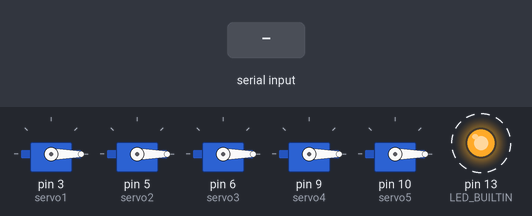
The sketch below on a simulated Arduino Uno, built with avr-gcc and run on an emulated ATmega328P. Shown: 5 × servo, output pins drawn as LEDs (lit = HIGH). Dashed ring = blinking. Inputs (shaded band) come from the test bench. What the sketch prints to the serial monitor is not drawn.

Above: at 1.11 s.
1.3 s: "s90\n" received over Serial
At 1.3 s:
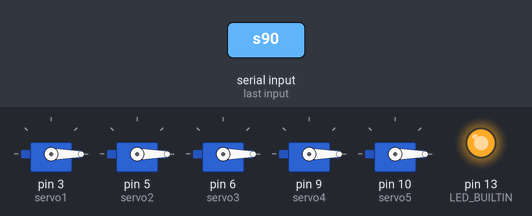
2.8 s: "1,90,45\n" received over Serial
At 3.0 s:
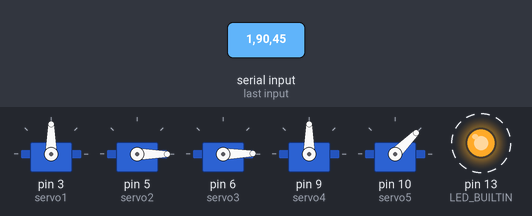
5.8 s: "s,45\n" received over Serial
At 5.8 s:
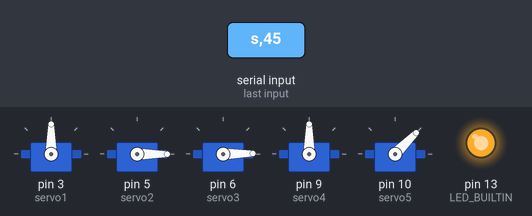
7.3 s: "90,45\n" received over Serial
At 8.5 s:
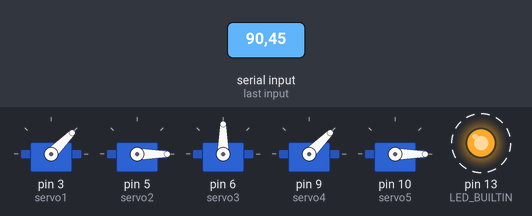
10.3 s: "s" received over Serial
At 10.3 s:
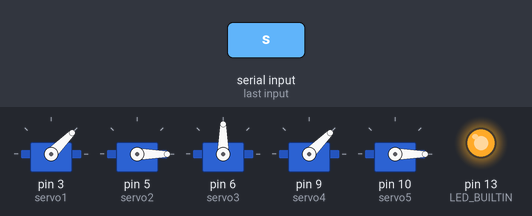
11.8 s: "30,150\n" received over Serial
At 14.0 s:
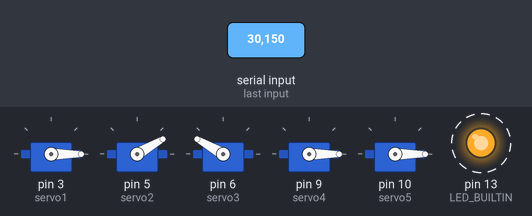
Timing chart, 0 to 15.8 s (numbered marks = the images above; inputs shaded):
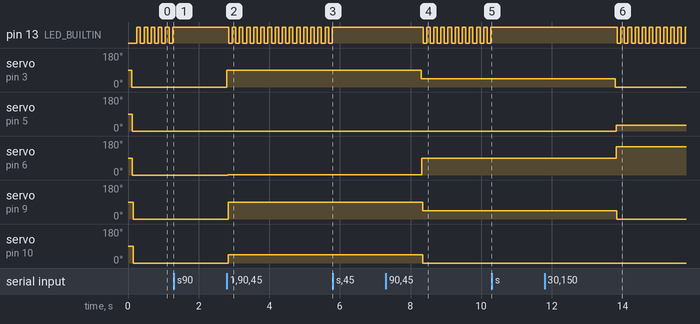

Measured:
- after the input at 1.3 s, pin 13 (LED_BUILTIN): stops changing and stays HIGH
- after the input at 2.8 s, servo on pin 3 (servo1): 0° → 90° after 0.00 s instead of 2.5 s; servo on pin 6 (servo3): 0° → 1° at once; servo on pin 9 (servo4): 0° → 90° at once; servo on pin 10 (servo5): 0° → 45° at once
- after the input at 5.8 s, pin 13 (LED_BUILTIN): stops changing and stays HIGH
- after the input at 7.3 s, servo on pin 3 (servo1): 90° → 45° after 1.0 s instead of 2.5 s; servo on pin 6 (servo3): 1° → 90° after 1.0 s; servo on pin 9 (servo4): 90° → 45° after 1.0 s; servo on pin 10 (servo5): 45° → 0° after 1.0 s instead of 2.5 s
- after the input at 10.3 s, pin 13 (LED_BUILTIN): stops changing and stays HIGH
- after the input at 11.8 s, servo on pin 3 (servo1), servo on pin 9 (servo4): 45° → 0° after 2.0 s instead of 3.5 s; servo on pin 5 (servo2): 0° → 30° after 2.0 s; servo on pin 6 (servo3): 90° → 150° after 2.0 s
- by itself, pin 13 (LED_BUILTIN): alternates HIGH for 0.10 s and LOW for 0.10 s

The sketch:

soft_brazo.ino
```cpp
//#include <ServoTimer2.h>
#include <Servo.h>

Servo servo1;
Servo servo2;
Servo servo3;
Servo servo4;
Servo servo5;
Servo servo6;

/*
ServoTimer2 servo1;
ServoTimer2 servo2;
ServoTimer2 servo3;
ServoTimer2 servo4;
ServoTimer2 servo5;
ServoTimer2 servo6;
*/

float ang1=90,ang2=90,ang3=90,ang4=90,ang5=90;
float ang[5];
int led=13;

bool verb=true;
void setup() {
  // put your setup code here, to run once:
  Serial.begin(115200);
  Serial.print("serial up \n");
  Serial.print("Controlador Brazo 3 ejes v=0.1 \n");
  delay(20);
  servo1.attach(3);
  servo2.attach(5);
  servo3.attach(6);
  servo4.attach(9);
  servo5.attach(10);
  delay(20);
  servo1.write(90);
  servo2.write(90);
  servo3.write(90);
  servo4.write(90);
  servo5.write(90);

  pinMode(LED_BUILTIN, OUTPUT);
}

char err=0;
int count=0;
void serial_catcher(){
    if (Serial.available() > 0) {
      delay(4);
      Serial.flush();
      char modo=Serial.read();
      if (verb){
        Serial.print(" modo:");
        Serial.print(modo);
      }
      switch (modo){
        case 's': //aca se recibe el stream de angulos
          for (int i=0;i<5;i++){
            ang[i]=Serial.parseFloat();
          }
          for (int i=0;i<5;i++){
            Serial.print(ang[i]);
            Serial.print(" ");
          }
          Serial.println("");
        break;
        case 'm':// 'm' es de manual
          Serial.flush();
          delay(2);
          char tipo=Serial.read();
          if (verb){
            Serial.print(" tipo:");
            Serial.print(tipo);
          }
          switch (tipo){
            case 'v':
              verb=!verb;
              Serial.print("Modo Verborragico ");
              Serial.println(verb);
            break;
            case 's':// 's' es servo, se selecciona entre los que estan conectados
              Serial.flush();
              delay(2);
              char servo=Serial.read();
              delay(2);
              float angulo=Serial.parseFloat();
              if (verb){
                Serial.println(angulo);
              }
              switch (servo){//seleeciona el servo
                case 'a':
                  ang[0]=angulo;
                break;
                case 'b':
                  ang[1]=angulo;
                break;
                case 'c':
                  ang[2]=angulo;
                break;
                case 'd':
                  ang[3]=angulo;
                break;
                case 'e':
                  ang[4]=angulo;
                break;
                default:
                  Serial.println("Ese servo no existe");
                break;
              }
            break;
            default:
              Serial.println("Tipo incorrecto");
            break;
          }
        break;
        default:
          Serial.println("Modo incorrecto");
        break;
      }

      count++;
      if (verb){
        Serial.print(" conteo=");
        Serial.println(count);
      }
  }

}

bool estado_led;
long old_time;
void loop() {
  // put your main code here, to run repeatedly:
  serial_catcher();
  if((millis()-old_time)>100){
    old_time=millis();
    servo1.write(ang[0]);
    delay(10);
    servo2.write(ang[1]);
    delay(10);
    servo3.write(ang[2]);
    delay(10);
    servo4.write(ang[3]);
    delay(10);
    servo5.write(ang[4]);
    delay(10);
    digitalWrite(LED_BUILTIN, estado_led);
    estado_led=!estado_led;
  }

}
```
